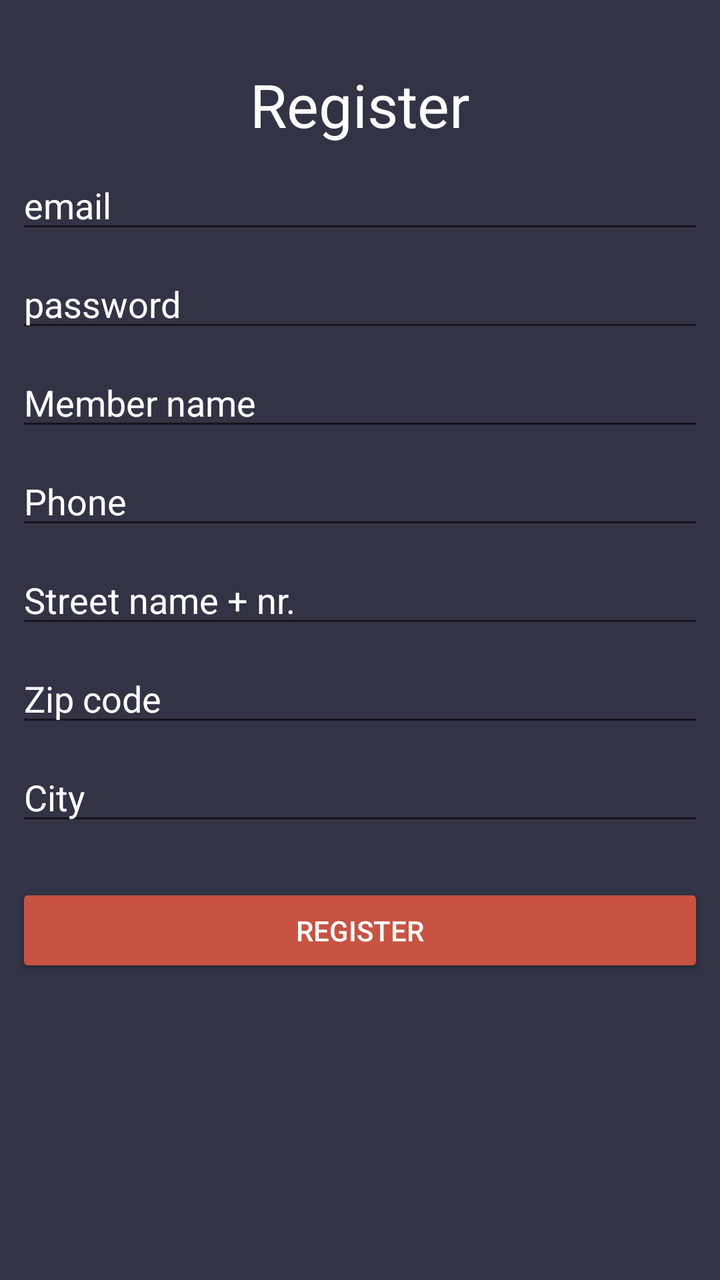
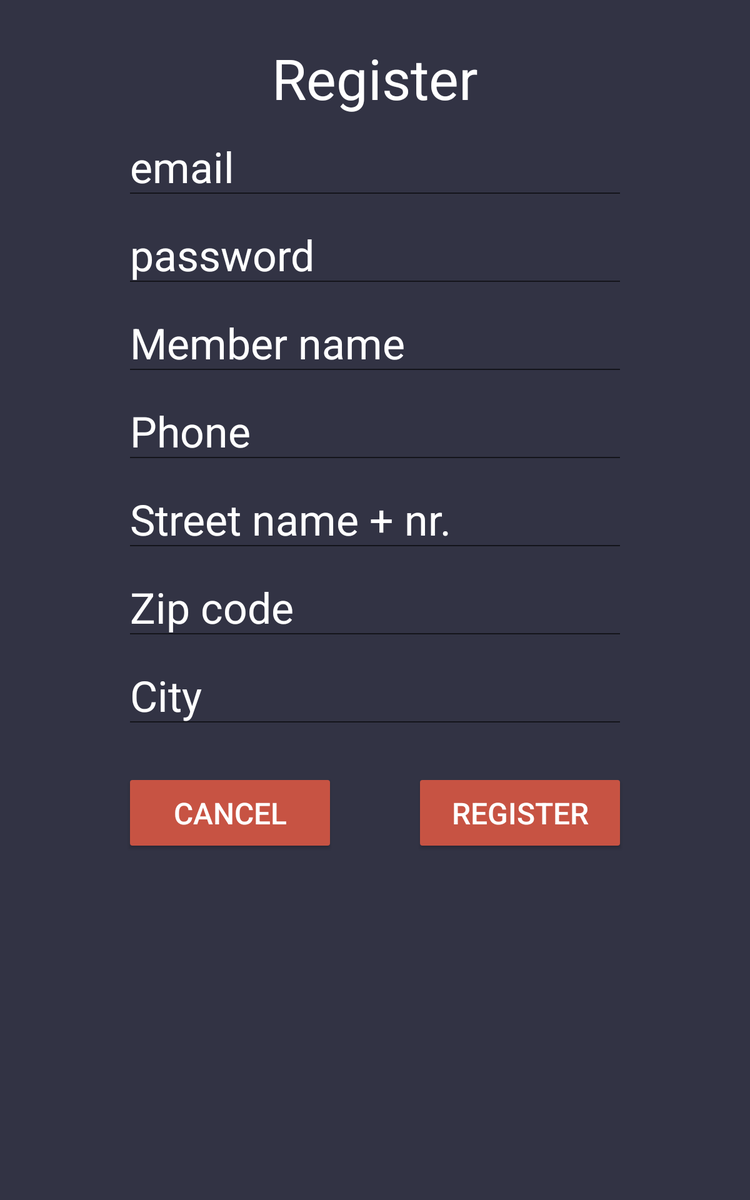

Two renders of one Android screen. The first uses the default layout on a phone; the second uses the alternative layout the repository ships for a different screen configuration, on a matching device. The two XML files are below.
<!-- AndroidManifest.xml: application theme AppTheme -->
<!-- res/layout/activity_register.xml -->
<?xml version="1.0" encoding="utf-8"?>
<android.support.constraint.ConstraintLayout xmlns:android="http://schemas.android.com/apk/res/android"
    xmlns:app="http://schemas.android.com/apk/res-auto"
    xmlns:tools="http://schemas.android.com/tools"
    android:layout_width="match_parent"
    android:layout_height="match_parent"
    tools:context=".RegisterActivity">

    <TextView
        android:id="@+id/tvRegisterRegister"
        android:layout_width="wrap_content"
        android:layout_height="wrap_content"
        android:layout_marginStart="8dp"
        android:layout_marginLeft="8dp"
        android:layout_marginTop="32dp"
        android:layout_marginEnd="8dp"
        android:layout_marginRight="8dp"
        android:text="@string/btn_register"
        android:textSize="30sp"
        app:layout_constraintEnd_toEndOf="parent"
        app:layout_constraintStart_toStartOf="parent"
        app:layout_constraintTop_toTopOf="parent" />

    <EditText
        android:id="@+id/etRegisterEmail"
        android:layout_width="0dp"
        android:layout_height="wrap_content"
        android:layout_marginStart="8dp"
        android:layout_marginLeft="8dp"
        android:layout_marginTop="8dp"
        android:layout_marginEnd="8dp"
        android:layout_marginRight="8dp"
        android:ems="10"
        android:hint="@string/email_hint"
        android:inputType="textEmailAddress"
        app:layout_constraintEnd_toEndOf="parent"
        app:layout_constraintStart_toStartOf="parent"
        app:layout_constraintTop_toBottomOf="@+id/tvRegisterRegister" />

    <EditText
        android:id="@+id/etRegisterPass"
        android:layout_width="0dp"
        android:layout_height="wrap_content"
        android:layout_marginStart="8dp"
        android:layout_marginLeft="8dp"
        android:layout_marginTop="8dp"
        android:layout_marginEnd="8dp"
        android:layout_marginRight="8dp"
        android:ems="10"
        android:hint="@string/password_hint"
        android:inputType="textPassword"
        app:layout_constraintEnd_toEndOf="parent"
        app:layout_constraintStart_toStartOf="parent"
        app:layout_constraintTop_toBottomOf="@+id/etRegisterEmail" />

    <EditText
        android:id="@+id/etRegisterName"
        android:layout_width="0dp"
        android:layout_height="wrap_content"
        android:layout_marginStart="8dp"
        android:layout_marginLeft="8dp"
        android:layout_marginTop="8dp"
        android:layout_marginEnd="8dp"
        android:layout_marginRight="8dp"
        android:ems="10"
        android:hint="@string/name_hint"
        android:inputType="textCapWords"
        app:layout_constraintEnd_toEndOf="parent"
        app:layout_constraintStart_toStartOf="parent"
        app:layout_constraintTop_toBottomOf="@+id/etRegisterPass"/>

    <EditText
        android:id="@+id/etRegisterPhone"
        android:layout_width="0dp"
        android:layout_height="wrap_content"
        android:layout_marginStart="8dp"
        android:layout_marginLeft="8dp"
        android:layout_marginTop="8dp"
        android:layout_marginEnd="8dp"
        android:layout_marginRight="8dp"
        android:ems="10"
        android:hint="@string/phone_hint"
        android:inputType="phone"
        app:layout_constraintEnd_toEndOf="parent"
        app:layout_constraintStart_toStartOf="parent"
        app:layout_constraintTop_toBottomOf="@+id/etRegisterName" />

    <EditText
        android:id="@+id/etRegisterStreet"
        android:layout_width="0dp"
        android:layout_height="wrap_content"
        android:layout_marginStart="8dp"
        android:layout_marginLeft="8dp"
        android:layout_marginTop="8dp"
        android:layout_marginEnd="8dp"
        android:layout_marginRight="8dp"
        android:ems="10"
        android:hint="@string/street_hint"
        android:inputType="text"
        app:layout_constraintEnd_toEndOf="parent"
        app:layout_constraintStart_toStartOf="parent"
        app:layout_constraintTop_toBottomOf="@+id/etRegisterPhone" />

    <EditText
        android:id="@+id/etRegisterZip"
        android:layout_width="0dp"
        android:layout_height="wrap_content"
        android:layout_marginStart="8dp"
        android:layout_marginLeft="8dp"
        android:layout_marginTop="8dp"
        android:layout_marginEnd="8dp"
        android:layout_marginRight="8dp"
        android:ems="10"
        android:hint="@string/zip_hint"
        android:inputType="text"
        app:layout_constraintEnd_toEndOf="parent"
        app:layout_constraintStart_toStartOf="parent"
        app:layout_constraintTop_toBottomOf="@+id/etRegisterStreet" />

    <EditText
        android:id="@+id/etRegisterCity"
        android:layout_width="0dp"
        android:layout_height="wrap_content"
        android:layout_marginStart="8dp"
        android:layout_marginLeft="8dp"
        android:layout_marginTop="8dp"
        android:layout_marginEnd="8dp"
        android:layout_marginRight="8dp"
        android:ems="10"
        android:hint="@string/city_hint"
        android:inputType="text"
        app:layout_constraintEnd_toEndOf="parent"
        app:layout_constraintStart_toStartOf="parent"
        app:layout_constraintTop_toBottomOf="@+id/etRegisterZip" />

    <Button
        android:id="@+id/btnRegisterRegister"
        android:layout_width="0dp"
        android:layout_height="47dp"
        android:layout_marginStart="8dp"
        android:layout_marginLeft="8dp"
        android:layout_marginTop="24dp"
        android:layout_marginEnd="8dp"
        android:layout_marginRight="8dp"
        android:text="@string/btn_register"
        app:layout_constraintEnd_toEndOf="parent"
        app:layout_constraintStart_toStartOf="parent"
        app:layout_constraintTop_toBottomOf="@+id/etRegisterCity" />

</android.support.constraint.ConstraintLayout>
<!-- resources referenced by this layout -->
<resources>
  <string name="btn_register">Register</string>
  <string name="city_hint">City</string>
  <string name="email_hint">email</string>
  <string name="name_hint">Member name</string>
  <string name="password_hint" translatable="false">password</string>
  <string name="phone_hint">Phone</string>
  <string name="street_hint">Street name + nr.</string>
  <string name="zip_hint">Zip code</string>
  <!-- from res/values-v21/ -->
  <style name="AppTheme" parent="Theme.AppCompat.Light.DarkActionBar">
          
          <item name="colorPrimary">@android:color/white</item>
          <item name="colorPrimaryDark">@color/colorPrimary</item>
          <item name="colorAccent">@color/colorOrangeRed</item>
          <item name="android:statusBarColor">@android:color/black</item>
          <item name="android:colorBackground">@color/colorDarkPurple</item>
          <item name="android:editTextColor">@android:color/white</item>
          <item name="android:textColorHint">@android:color/white</item>
          <item name="android:colorButtonNormal">@color/colorOrangeRed</item>
          <item name="titleTextColor">@color/colorDarkPurple</item>
          <item name="android:textColor">@android:color/white</item>
      </style>
  <color name="colorPrimary">#008577</color>
  <color name="colorOrangeRed">#c75343</color>
  <color name="colorDarkPurple">#323344</color>
</resources>
<!-- res/layout-sw600dp/activity_register.xml (the repository's variant of the layout above) -->
<!-- drawn on a 7-inch tablet held upright -->
<?xml version="1.0" encoding="utf-8"?>
<android.support.constraint.ConstraintLayout xmlns:android="http://schemas.android.com/apk/res/android"
    xmlns:app="http://schemas.android.com/apk/res-auto"
    xmlns:tools="http://schemas.android.com/tools"
    android:layout_width="match_parent"
    android:layout_height="match_parent"
    tools:context=".RegisterActivity">

    <ScrollView
        android:layout_width="match_parent"
        android:layout_height="match_parent">

        <LinearLayout
            android:layout_width="match_parent"
            android:layout_height="wrap_content"
            android:paddingBottom="62dp"
            android:orientation="vertical" >

            <android.support.constraint.ConstraintLayout
                android:layout_width="match_parent"
                android:layout_height="match_parent">

                <TextView
                    android:id="@+id/tvRegisterRegister"
                    android:layout_width="wrap_content"
                    android:layout_height="wrap_content"
                    android:layout_marginStart="8dp"
                    android:layout_marginLeft="8dp"
                    android:layout_marginTop="32dp"
                    android:layout_marginEnd="8dp"
                    android:layout_marginRight="8dp"
                    android:text="@string/btn_register"
                    android:textAppearance="@style/TextAppearance.AppCompat.Display2"
                    app:layout_constraintEnd_toEndOf="parent"
                    app:layout_constraintStart_toStartOf="parent"
                    app:layout_constraintTop_toTopOf="parent" />

                <EditText
                    android:id="@+id/etRegisterEmail"
                    android:layout_width="wrap_content"
                    android:layout_height="wrap_content"
                    android:layout_marginStart="8dp"
                    android:layout_marginLeft="8dp"
                    android:layout_marginTop="8dp"
                    android:layout_marginEnd="8dp"
                    android:layout_marginRight="8dp"
                    android:ems="10"
                    android:hint="@string/email_hint"
                    android:inputType="textEmailAddress"
                    android:textAppearance="@style/TextAppearance.AppCompat.Display1"
                    app:layout_constraintEnd_toEndOf="parent"
                    app:layout_constraintStart_toStartOf="parent"
                    app:layout_constraintTop_toBottomOf="@+id/tvRegisterRegister" />

                <EditText
                    android:id="@+id/etRegisterPass"
                    android:layout_width="wrap_content"
                    android:layout_height="wrap_content"
                    android:layout_marginStart="8dp"
                    android:layout_marginLeft="8dp"
                    android:layout_marginTop="8dp"
                    android:layout_marginEnd="8dp"
                    android:layout_marginRight="8dp"
                    android:ems="10"
                    android:hint="@string/password_hint"
                    android:inputType="textPassword"
                    android:textAppearance="@style/TextAppearance.AppCompat.Display1"
                    app:layout_constraintEnd_toEndOf="parent"
                    app:layout_constraintStart_toStartOf="parent"
                    app:layout_constraintTop_toBottomOf="@+id/etRegisterEmail" />

                <EditText
                    android:id="@+id/etRegisterName"
                    android:layout_width="wrap_content"
                    android:layout_height="wrap_content"
                    android:layout_marginStart="8dp"
                    android:layout_marginLeft="8dp"
                    android:layout_marginTop="8dp"
                    android:layout_marginEnd="8dp"
                    android:layout_marginRight="8dp"
                    android:ems="10"
                    android:hint="@string/name_hint"
                    android:inputType="textCapWords"
                    android:textAppearance="@style/TextAppearance.AppCompat.Display1"
                    app:layout_constraintEnd_toEndOf="parent"
                    app:layout_constraintStart_toStartOf="parent"
                    app:layout_constraintTop_toBottomOf="@+id/etRegisterPass" />

                <EditText
                    android:id="@+id/etRegisterPhone"
                    android:layout_width="wrap_content"
                    android:layout_height="wrap_content"
                    android:layout_marginStart="8dp"
                    android:layout_marginLeft="8dp"
                    android:layout_marginTop="8dp"
                    android:layout_marginEnd="8dp"
                    android:layout_marginRight="8dp"
                    android:ems="10"
                    android:hint="@string/phone_hint"
                    android:inputType="phone"
                    android:textAppearance="@style/TextAppearance.AppCompat.Display1"
                    app:layout_constraintEnd_toEndOf="parent"
                    app:layout_constraintStart_toStartOf="parent"
                    app:layout_constraintTop_toBottomOf="@+id/etRegisterName" />

                <EditText
                    android:id="@+id/etRegisterStreet"
                    android:layout_width="wrap_content"
                    android:layout_height="wrap_content"
                    android:layout_marginStart="8dp"
                    android:layout_marginLeft="8dp"
                    android:layout_marginTop="8dp"
                    android:layout_marginEnd="8dp"
                    android:layout_marginRight="8dp"
                    android:ems="10"
                    android:hint="@string/street_hint"
                    android:inputType="text"
                    android:textAppearance="@style/TextAppearance.AppCompat.Display1"
                    app:layout_constraintEnd_toEndOf="parent"
                    app:layout_constraintStart_toStartOf="parent"
                    app:layout_constraintTop_toBottomOf="@+id/etRegisterPhone" />

                <EditText
                    android:id="@+id/etRegisterZip"
                    android:layout_width="wrap_content"
                    android:layout_height="wrap_content"
                    android:layout_marginStart="8dp"
                    android:layout_marginLeft="8dp"
                    android:layout_marginTop="8dp"
                    android:layout_marginEnd="8dp"
                    android:layout_marginRight="8dp"
                    android:ems="10"
                    android:hint="@string/zip_hint"
                    android:inputType="text"
                    android:textAppearance="@style/TextAppearance.AppCompat.Display1"
                    app:layout_constraintEnd_toEndOf="parent"
                    app:layout_constraintStart_toStartOf="parent"
                    app:layout_constraintTop_toBottomOf="@+id/etRegisterStreet" />

                <EditText
                    android:id="@+id/etRegisterCity"
                    android:layout_width="wrap_content"
                    android:layout_height="wrap_content"
                    android:layout_marginStart="8dp"
                    android:layout_marginLeft="8dp"
                    android:layout_marginTop="8dp"
                    android:layout_marginEnd="8dp"
                    android:layout_marginRight="8dp"
                    android:ems="10"
                    android:hint="@string/city_hint"
                    android:inputType="text"
                    android:textAppearance="@style/TextAppearance.AppCompat.Display1"
                    app:layout_constraintEnd_toEndOf="parent"
                    app:layout_constraintStart_toStartOf="parent"
                    app:layout_constraintTop_toBottomOf="@+id/etRegisterZip" />

                <LinearLayout
                    android:layout_width="wrap_content"
                    android:layout_height="wrap_content"
                    android:layout_marginStart="8dp"
                    android:layout_marginLeft="8dp"
                    android:layout_marginTop="32dp"
                    android:layout_marginEnd="8dp"
                    android:layout_marginRight="8dp"
                    android:orientation="horizontal"
                    app:layout_constraintEnd_toEndOf="parent"
                    app:layout_constraintStart_toStartOf="parent"
                    app:layout_constraintTop_toBottomOf="@+id/etRegisterCity">

                    <Button
                        android:id="@+id/btnRegisterCancel"
                        android:layout_width="168dp"
                        android:layout_height="wrap_content"
                        android:layout_marginEnd="32dp"
                        android:layout_marginRight="32dp"
                        android:paddingLeft="20dp"
                        android:paddingTop="16dp"
                        android:paddingRight="20dp"
                        android:paddingBottom="16dp"
                        android:text="@string/cancel"
                        android:textAlignment="center"
                        android:textSize="24sp" />

                    <Button
                        android:id="@+id/btnRegisterRegister"
                        android:layout_width="168dp"
                        android:layout_height="wrap_content"
                        android:layout_marginStart="32dp"
                        android:layout_marginLeft="32dp"
                        android:paddingLeft="20dp"
                        android:paddingTop="16dp"
                        android:paddingRight="20dp"
                        android:paddingBottom="16dp"
                        android:text="@string/btn_register"
                        android:textAlignment="center"
                        android:textSize="24sp" />
                </LinearLayout>
            </android.support.constraint.ConstraintLayout>
        </LinearLayout>
    </ScrollView>

</android.support.constraint.ConstraintLayout>
<!-- resources referenced by the variant -->
<!-- as a 7-inch tablet held upright resolves them -->
<resources>
  <string name="btn_register">Register</string>
  <string name="cancel">Cancel</string>
  <string name="city_hint">City</string>
  <string name="email_hint">email</string>
  <string name="name_hint">Member name</string>
  <string name="password_hint" translatable="false">password</string>
  <string name="phone_hint">Phone</string>
  <string name="street_hint">Street name + nr.</string>
  <string name="zip_hint">Zip code</string>
  <!-- from res/values-v21/ -->
  <style name="AppTheme" parent="Theme.AppCompat.Light.DarkActionBar">
          
          <item name="colorPrimary">@android:color/white</item>
          <item name="colorPrimaryDark">@color/colorPrimary</item>
          <item name="colorAccent">@color/colorOrangeRed</item>
          <item name="android:statusBarColor">@android:color/black</item>
          <item name="android:colorBackground">@color/colorDarkPurple</item>
          <item name="android:editTextColor">@android:color/white</item>
          <item name="android:textColorHint">@android:color/white</item>
          <item name="android:colorButtonNormal">@color/colorOrangeRed</item>
          <item name="titleTextColor">@color/colorDarkPurple</item>
          <item name="android:textColor">@android:color/white</item>
      </style>
  <color name="colorPrimary">#008577</color>
  <color name="colorOrangeRed">#c75343</color>
  <color name="colorDarkPurple">#323344</color>
</resources>
